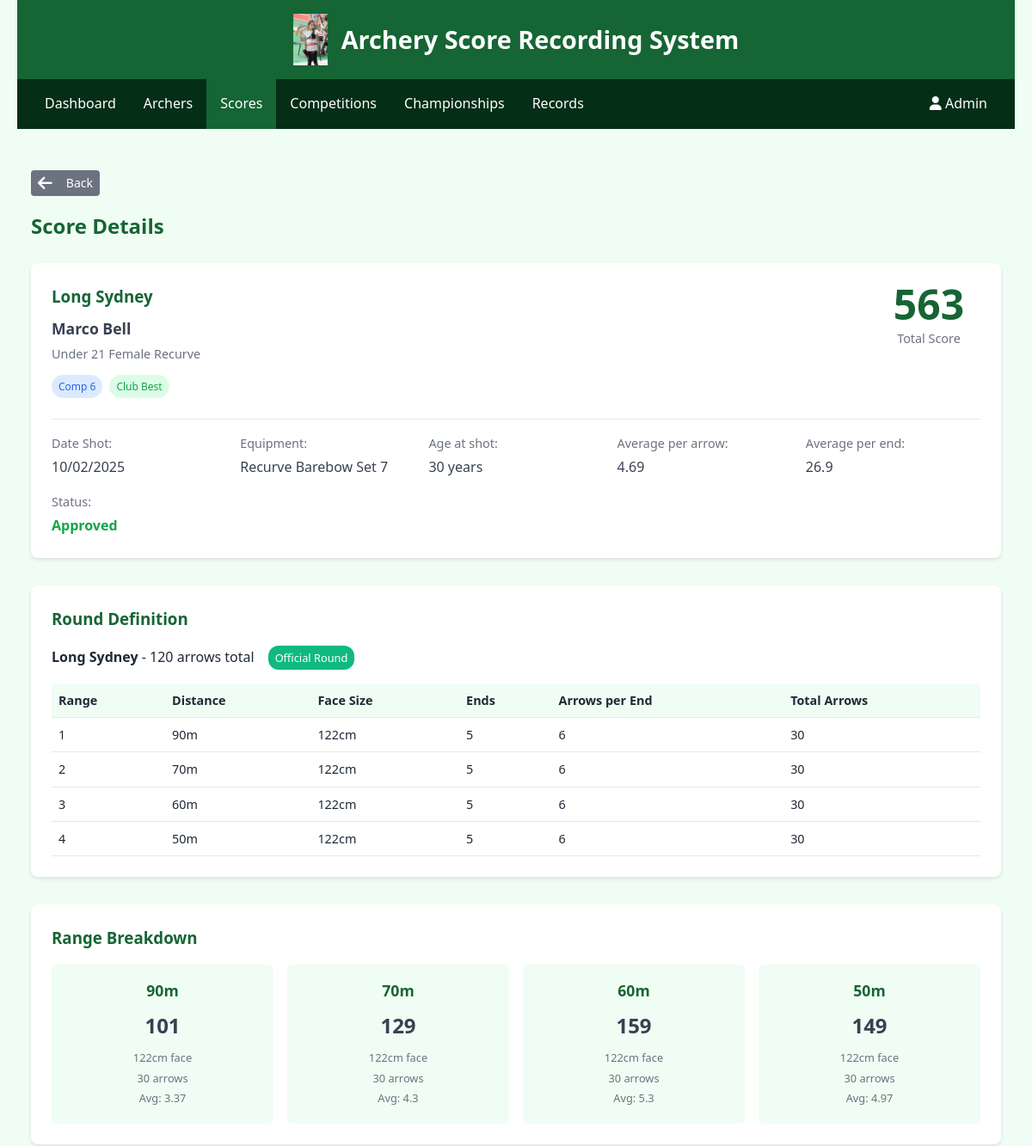
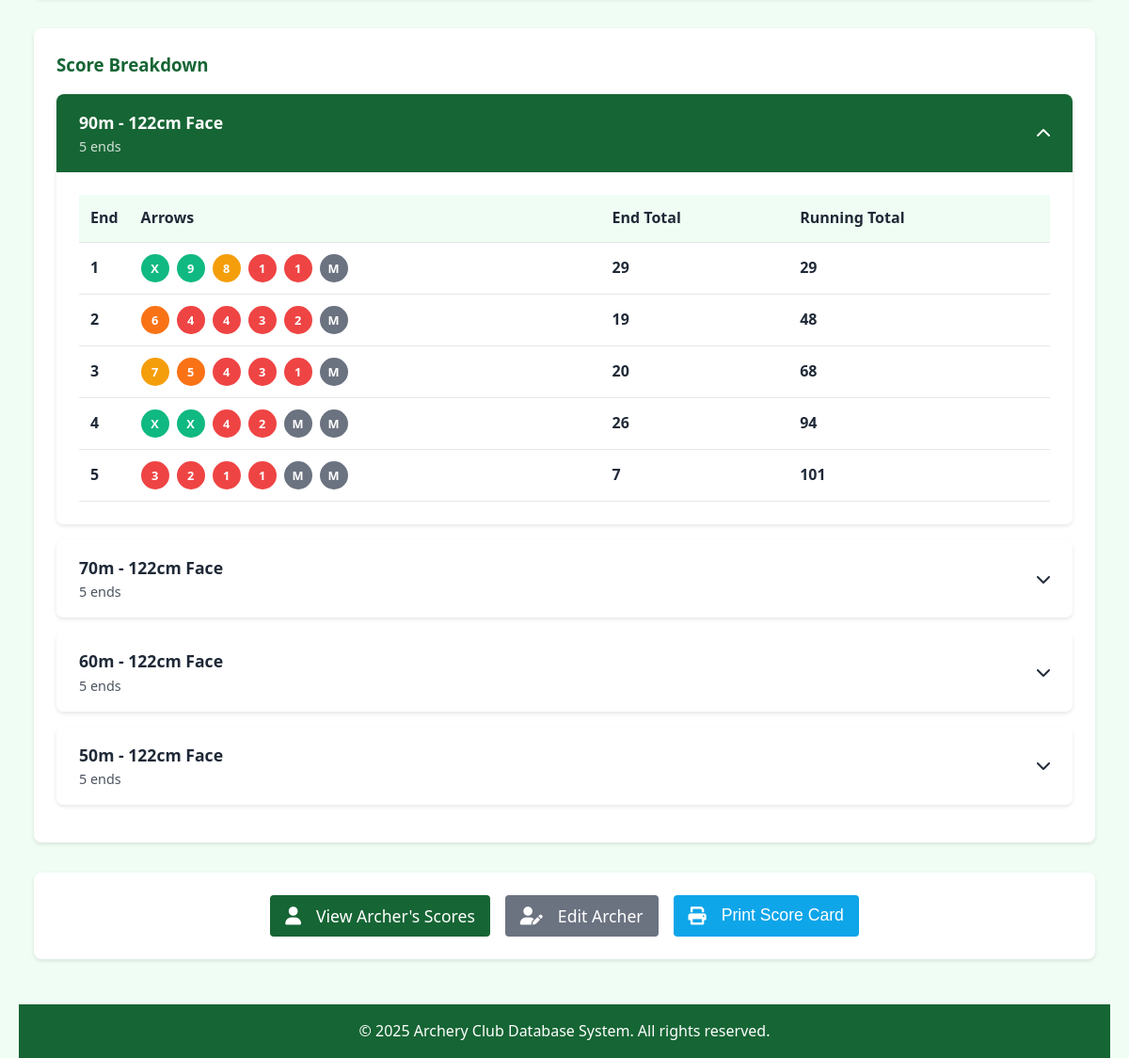
/recorder/score_details.php?id=97 (signed in), run on the app's committed database (2 pictures, top to bottom).
### tables this page shows
CREATE TABLE `RecorderTable` (
  `RecorderID` int(11) NOT NULL,
  `Username` varchar(50) NOT NULL,
  `Password` varchar(255) NOT NULL,
  `FirstName` varchar(50) NOT NULL,
  `LastName` varchar(50) NOT NULL,
  `Email` varchar(100) NOT NULL,
  `IsActive` tinyint(1) DEFAULT '1'
);

CREATE TABLE `ScoreTable` (
  `ScoreID` int(11) NOT NULL,
  `ArcherID` int(11) NOT NULL,
  `RoundID` int(11) NOT NULL,
  `EquipmentID` int(11) NOT NULL,
  `CompetitionID` int(11) DEFAULT NULL,
  `DateShot` date NOT NULL,
  `TotalScore` int(11) NOT NULL,
  `IsPractice` tinyint(1) DEFAULT '1',
  `IsApproved` tinyint(1) DEFAULT '0',
  `IsPersonalBest` tinyint(1) DEFAULT '0',
  `IsClubBest` tinyint(1) DEFAULT '0'
);

CREATE TABLE `RoundTable` (
  `RoundID` int(11) NOT NULL,
  `RoundName` varchar(100) NOT NULL,
  `TotalArrows` int(11) NOT NULL,
  `IsOfficial` tinyint(1) DEFAULT '0',
  `DateEffectiveFrom` date NOT NULL,
  `DateEffectiveTo` date DEFAULT NULL
);

CREATE TABLE `ArcherTable` (
  `ArcherID` int(11) NOT NULL,
  `FirstName` varchar(50) NOT NULL,
  `LastName` varchar(50) NOT NULL,
  `Gender` enum('Male','Female') NOT NULL,
  `DOB` date NOT NULL,
  `ClassID` int(11) NOT NULL,
  `DefaultDivisionID` int(11) NOT NULL,
  `DefaultEquipmentID` int(11) NOT NULL,
  `IsActive` tinyint(1) DEFAULT '1'
);

CREATE TABLE `ClassTable` (
  `ClassID` int(11) NOT NULL,
  `ClassName` varchar(100) NOT NULL,
  `Gender` enum('Female','Male') DEFAULT NULL,
  `MinAge` int(11) NOT NULL,
  `MaxAge` int(11) NOT NULL
);

CREATE TABLE `DivisionTable` (
  `DivisionID` int(11) NOT NULL,
  `DivisionName` varchar(100) NOT NULL,
  `Gender` varchar(6) DEFAULT NULL
);

CREATE TABLE `CompetitionTable` (
  `CompetitionID` int(11) NOT NULL,
  `CompetitionName` varchar(100) NOT NULL,
  `StartDate` date NOT NULL,
  `EndDate` date NOT NULL,
  `Location` varchar(100) NOT NULL,
  `IsOfficial` tinyint(1) DEFAULT '0',
  `IsChampionship` tinyint(1) DEFAULT '0',
  `ContributesToChampionship` tinyint(1) DEFAULT '0'
);

CREATE TABLE `EquipmentTable` (
  `EquipmentID` int(11) NOT NULL,
  `EquipmentName` varchar(50) NOT NULL,
  `DivisionID` int(11) NOT NULL
);

CREATE TABLE `RangeTable` (
  `RangeID` int(11) NOT NULL,
  `RoundID` int(11) NOT NULL,
  `Distance` int(11) NOT NULL,
  `TargetFaceSize` int(11) NOT NULL,
  `NumberOfEnds` int(11) NOT NULL,
  `ArrowsPerEnd` int(11) NOT NULL,
  `RangeOrder` int(11) NOT NULL
);

CREATE TABLE `EndTable` (
  `EndID` int(11) NOT NULL,
  `ScoreID` int(11) NOT NULL,
  `RangeID` int(11) NOT NULL,
  `EndNumber` int(11) NOT NULL
);

### recorder/score_details.php (the view, shortened to what the rows shown need)
<?php
require_once '../includes/settings.php';
require_once '../includes/db_functions.php';
$recorder = getCurrentRecorder();
$scoreId = isset($_GET['id']) ? intval($_GET['id']) : 0;
$conn = getDbConnection();
$stmt = $conn->prepare("SELECT s.*, a.FirstName, a.LastName, a.Gender, a.DOB,
                      r.RoundName, r.TotalArrows, e.EquipmentName,
                      c.CompetitionName, c.StartDate as CompStartDate,
                      cl.ClassName, d.DivisionName
                      FROM ScoreTable s
                      JOIN ArcherTable a ON s.ArcherID = a.ArcherID
                      JOIN RoundTable r ON s.RoundID = r.RoundID
                      JOIN EquipmentTable e ON s.EquipmentID = e.EquipmentID
                      LEFT JOIN CompetitionTable c ON s.CompetitionID = c.CompetitionID
                      JOIN ClassTable cl ON a.ClassID = cl.ClassID
                      JOIN DivisionTable d ON a.DefaultDivisionID = d.DivisionID
                      WHERE s.ScoreID = ?");
$stmt->bind_param("i", $scoreId);
$stmt->execute();
$result = $stmt->get_result();
$score = $result->fetch_assoc();
$round = getRoundById($score['RoundID']);
$endScores = getEndScores($scoreId);
function calculateAgeAtDate($birthDate, $shotDate) {
    $birth = new DateTime($birthDate);
    $shot = new DateTime($shotDate);
    $age = $birth->diff($shot);
    return $age->y;
}
$archerAgeAtShot = calculateAgeAtDate($score['DOB'], $score['DateShot']);
$totalArrowsShot = 0;
foreach ($endScores as $end) {
    $arrowCount = count($end['arrows']);
    $totalArrowsShot += $arrowCount;
}
$averagePerArrow = $totalArrowsShot > 0 ? round($score['TotalScore'] / $totalArrowsShot, 2) : 0;
?>
<!DOCTYPE html>
<html lang="en">
<head>
    <link rel="stylesheet" href="../css/main.css">
    <link rel="stylesheet" href="../css/navbar_recorder.css">
    <link rel="stylesheet" href="https://cdnjs.cloudflare.com/ajax/libs/font-awesome/6.0.0/css/all.min.css">
</head>
<body>
    <div class="container">
        <header>
            <div class="logo">
                <h1>Archery Score Recording System</h1>
            </div>
        </header>
        <div class="navbar">
            <div class="navbar-right">
                <div class="dropdown">
                    <a href="#" class="dropdown-toggle">
                        <i class="fas fa-user"></i> <?php echo htmlspecialchars($recorder['FirstName']); ?>
                    </a>
                </div>
            </div>
        </div>
        <main>
            <div class="score-details-container">
                <h2>Score Details</h2>
                <div class="score-header">
                    <div class="score-info">
                        <div class="score-summary">
                            <h3><?php echo htmlspecialchars($score['RoundName']); ?></h3>
                            <div class="archer-info">
                                <span class="archer-name"><?php echo htmlspecialchars($score['FirstName'] . ' ' . $score['LastName']); ?></span>
                                <span class="archer-details"><?php echo htmlspecialchars($score['ClassName'] . ' ' . $score['DivisionName']); ?></span>
                            </div>
                            <div class="score-badges">
                                <?php if ($score['CompetitionID']): ?>
                                    <span class="badge badge-competition"><?php echo htmlspecialchars($score['CompetitionName']); ?></span>
                                <?php else: ?>
                                    <span class="badge badge-practice">Practice</span>
                                <?php endif; ?>
                                <?php if ($score['IsClubBest']): ?>
                                    <span class="badge badge-cb">Club Best</span>
                                <?php endif; ?>
                            </div>
                        </div>
                        <div class="score-value">
                            <span class="total-score"><?php echo $score['TotalScore']; ?></span>
                            <span class="score-label">Total Score</span>
                        </div>
                    </div>
                    <div class="score-details">
                        <div class="detail-item">
                            <span class="detail-label">Date Shot:</span>
                            <span class="detail-value"><?php echo formatDate($score['DateShot']); ?></span>
                        </div>
                        <div class="detail-item">
                            <span class="detail-label">Equipment:</span>
                            <span class="detail-value"><?php echo htmlspecialchars($score['EquipmentName']); ?></span>
                        </div>
                        <div class="detail-item">
                            <span class="detail-label">Age at shot:</span>
                            <span class="detail-value"><?php echo $archerAgeAtShot; ?> years</span>
                        </div>
                        <div class="detail-item">
                            <span class="detail-label">Average per arrow:</span>
                            <span class="detail-value"><?php echo $averagePerArrow; ?></span>
                        </div>
                    </div>
                </div>
                <div class="round-definition">
                    <div class="round-info">
                        <p><strong><?php echo htmlspecialchars($round['RoundName']); ?></strong> - <?php echo $round['TotalArrows']; ?> arrows total</p>
                        <?php if ($round['IsOfficial']): ?>
                            <span class="official-badge">Official Round</span>
                        <?php endif; ?>
                    </div>
                    <div class="ranges-table-container">
                        <table class="ranges-table">
                            <thead>
                                <tr>
                                    <th>Range</th>
                                    <th>Distance</th>
                                    <th>Face Size</th>
                                    <th>Ends</th>
                                    <th>Arrows per End</th>
                                    <th>Total Arrows</th>
                                </tr>
                            </thead>
                            <tbody>
                                <?php foreach ($round['ranges'] as $index => $range): ?>
                                <tr>
                                    <td><?php echo $index + 1; ?></td>
                                    <td><?php echo $range['Distance']; ?>m</td>
                                    <td><?php echo $range['TargetFaceSize']; ?>cm</td>
                                    <td><?php echo $range['NumberOfEnds']; ?></td>
                                    <td><?php echo $range['ArrowsPerEnd']; ?></td>
                                    <td><?php echo $range['NumberOfEnds'] * $range['ArrowsPerEnd']; ?></td>
                                </tr>
                                <?php endforeach; ?>
                            </tbody>
                        </table>
                    </div>
                </div>
                <?php if (!empty($endScores)): ?>
                    <div class="score-breakdown">
                        <div class="ranges-accordion">
                            <?php
                                $currentRangeId = -1;
                                $currentRangeEnds = [];
                                $ranges = [];
                                foreach ($endScores as $end) {
                                    if ($end['RangeID'] != $currentRangeId) {
                                        if ($currentRangeId != -1) {
                                            $ranges[] = [
                                                'RangeID' => $currentRangeId,
                                                'Distance' => $currentRangeDistance,
                                                'TargetFaceSize' => $currentRangeTargetSize,
                                                'Ends' => $currentRangeEnds
                                            ];
                                        }
                                        $currentRangeId = $end['RangeID'];
                                        $currentRangeDistance = $end['Distance'];
                                        $currentRangeTargetSize = $end['TargetFaceSize'];
                                        $currentRangeEnds = [];
                                    }
                                    $currentRangeEnds[] = $end;
                                }
                                if ($currentRangeId != -1) {
                                    $ranges[] = [
                                        'RangeID' => $currentRangeId,
                                        'Distance' => $currentRangeDistance,
                                        'TargetFaceSize' => $currentRangeTargetSize,
                                        'Ends' => $currentRangeEnds
                                    ];
                                }
                                foreach ($ranges as $rangeIndex => $range):
                            ?>
                                <div class="range-section">
                                    <div class="range-header" data-range="<?php echo $rangeIndex; ?>">
                                        <div class="range-name">
                                            <h4><?php echo $range['Distance']; ?>m - <?php echo $range['TargetFaceSize']; ?>cm Face</h4>
                                            <span class="range-ends"><?php echo count($range['Ends']); ?> ends</span>
                                        </div>
                                        <i class="fas fa-chevron-down"></i>
                                    </div>
                                    <div class="range-content" id="range-content-<?php echo $rangeIndex; ?>">
                                        <div class="ends-table-container">
                                            <table class="ends-table">
                                                <thead>
                                                    <tr>
                                                        <th>End</th>
                                                        <th>Arrows</th>
                                                        <th>End Total</th>
                                                        <th>Running Total</th>
                                                    </tr>
                                                </thead>
                                                <tbody>
                                                    <?php
                                                        $runningTotal = 0;
                                                        foreach ($range['Ends'] as $end):
                                                            $endTotal = 0;
                                                            $arrowScores = [];
                                                            foreach ($end['arrows'] as $arrow) {
                                                                $arrowValue = $arrow['Score'];
                                                                $arrowScores[] = $arrowValue;
                                                                $endTotal += $arrowValue;
                                                            }
                                                            rsort($arrowScores);
                                                            $runningTotal += $endTotal;
                                                    ?>
                                                        <tr>
                                                            <td class="end-number"><?php echo $end['EndNumber']; ?></td>
                                                            <td class="arrows-cell">
                                                                <?php foreach ($arrowScores as $arrowScore): ?>
                                                                    <span class="arrow-score score-<?php echo $arrowScore; ?>">
                                                                        <?php echo $arrowScore == 10 ? 'X' : ($arrowScore == 0 ? 'M' : $arrowScore); ?>
                                                                    </span>
                                                                <?php endforeach; ?>
                                                            </td>
                                                            <td class="end-total"><?php echo $endTotal; ?></td>
                                                            <td class="running-total"><?php echo $runningTotal; ?></td>
                                                        </tr>
                                                    <?php endforeach; ?>
                                                </tbody>
                                            </table>
                                        </div>
                                    </div>
                                </div>
                            <?php endforeach; ?>
                        </div>
                    </div>
                <?php endif; ?>
            </div>
        </main>
    </div>
</body>
</html>

### data on the page
recordertable: FirstName "Admin"
scoretable: RoundID.RoundName "Long Sydney", ArcherID.LastName "Marco Bell", classtable.ClassName "Under 21 Female Recurve", CompetitionID.CompetitionName "Comp 6", TotalScore "563", DateShot "10/02/2025", EquipmentID.EquipmentName "Recurve Barebow Set 7", archerAgeAtShot "30", TotalScore "4.69"
roundtable: RoundName "Long Sydney", TotalArrows "120"
rangetable: Distance "90", TargetFaceSize "122", NumberOfEnds "5", ArrowsPerEnd "6", $range['NumberOfEnds'] * $range['ArrowsPerEnd'] "30"
rangetable: Distance "70", TargetFaceSize "122", NumberOfEnds "5", ArrowsPerEnd "6", $range['NumberOfEnds'] * $range['ArrowsPerEnd'] "30"
rangetable: Distance "60", TargetFaceSize "122", NumberOfEnds "5", ArrowsPerEnd "6", $range['NumberOfEnds'] * $range['ArrowsPerEnd'] "30"
rangetable: Distance "50", TargetFaceSize "122", NumberOfEnds "5", ArrowsPerEnd "6", $range['NumberOfEnds'] * $range['ArrowsPerEnd'] "30"
endtable: EndNumber "1", arrowScore "9", arrowScore "8", arrowScore "1", endTotal "29", runningTotal "29"
endtable: EndNumber "2", arrowScore "6", arrowScore "4", arrowScore "3", arrowScore "2", endTotal "19", runningTotal "48"
endtable: EndNumber "3", ScoreID.EquipmentID "7", arrowScore "5", arrowScore "4", arrowScore "3", arrowScore "1", endTotal "20", runningTotal "68"
endtable: EndNumber "4", arrowScore "4", arrowScore "2", endTotal "26", runningTotal "94"
endtable: EndNumber "5", arrowScore "3", arrowScore "2", arrowScore "1", endTotal "7", runningTotal "101"

### other printed values
$averagePerEnd "26.9"
$range['distance'] "90"
$range['total_score'] "101"
$range['face_size'] "122"
$range['total_arrows'] "30"
$range['total_score'] / $range['total_arrows'] "3.37"
$range['distance'] "70"
$range['total_score'] "129"
$range['total_score'] / $range['total_arrows'] "4.3"
$range['distance'] "60"
$range['total_score'] "159"
$range['total_score'] / $range['total_arrows'] "5.3"
$range['distance'] "50"
$range['total_score'] "149"
$range['total_score'] / $range['total_arrows'] "4.97"
